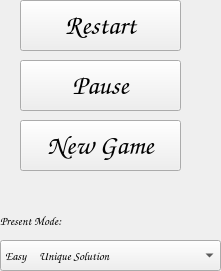
   <widget class="QWidget" name="rightButtons" native="true">
    <property name="geometry">
     <rect>
      <x>630</x>
      <y>200</y>
      <width>221</width>
      <height>271</height>
     </rect>
    </property>
    <widget class="QPushButton" name="restart">
     <property name="geometry">
      <rect>
       <x>20</x>
       <y>0</y>
       <width>161</width>
       <height>51</height>
      </rect>
     </property>
     <property name="font">
      <font>
       <family>Comic Sans MS</family>
       <pointsize>20</pointsize>
      </font>
     </property>
     <property name="text">
      <string>Restart</string>
     </property>
    </widget>
    <widget class="QLabel" name="PRESENTMODE">
     <property name="geometry">
      <rect>
       <x>0</x>
       <y>200</y>
       <width>111</width>
       <height>41</height>
      </rect>
     </property>
     <property name="font">
      <font>
       <family>Comic Sans MS</family>
      </font>
     </property>
     <property name="text">
      <string>Present Mode:</string>
     </property>
    </widget>
    <widget class="QPushButton" name="pause">
     <property name="geometry">
      <rect>
       <x>20</x>
       <y>60</y>
       <width>161</width>
       <height>51</height>
      </rect>
     </property>
     <property name="font">
      <font>
       <family>Comic Sans MS</family>
       <pointsize>20</pointsize>
      </font>
     </property>
     <property name="text">
      <string>Pause</string>
     </property>
    </widget>
    <widget class="QComboBox" name="modeChooseBox">
     <property name="geometry">
      <rect>
       <x>0</x>
       <y>240</y>
       <width>221</width>
       <height>31</height>
      </rect>
     </property>
     <property name="font">
      <font>
       <family>Comic Sans MS</family>
      </font>
     </property>
     <property name="currentText">
      <string>Easy     Unique Solution</string>
     </property>
     <property name="currentIndex">
      <number>0</number>
     </property>
     <item>
      <property name="text">
       <string>Easy     Unique Solution</string>
      </property>
     </item>
     <item>
      <property name="text">
       <string>Normal Unique Solution</string>
      </property>
     </item>
     <item>
      <property name="text">
       <string>Hard     Unique Solution</string>
      </property>
     </item>
     <item>
      <property name="text">
       <string>Easy     Multiple Solutions</string>
      </property>
     </item>
     <item>
      <property name="text">
       <string>Normal Multiple Solutions</string>
      </property>
     </item>
     <item>
      <property name="text">
       <string>Hard     Multiple Solutions</string>
      </property>
     </item>
    </widget>
    <widget class="QPushButton" name="newGame">
     <property name="geometry">
      <rect>
       <x>20</x>
       <y>120</y>
       <width>161</width>
       <height>51</height>
      </rect>
     </property>
     <property name="font">
      <font>
       <family>Comic Sans MS</family>
       <pointsize>20</pointsize>
      </font>
     </property>
     <property name="text">
      <string>New Game</string>
     </property>
    </widget>
   </widget>
